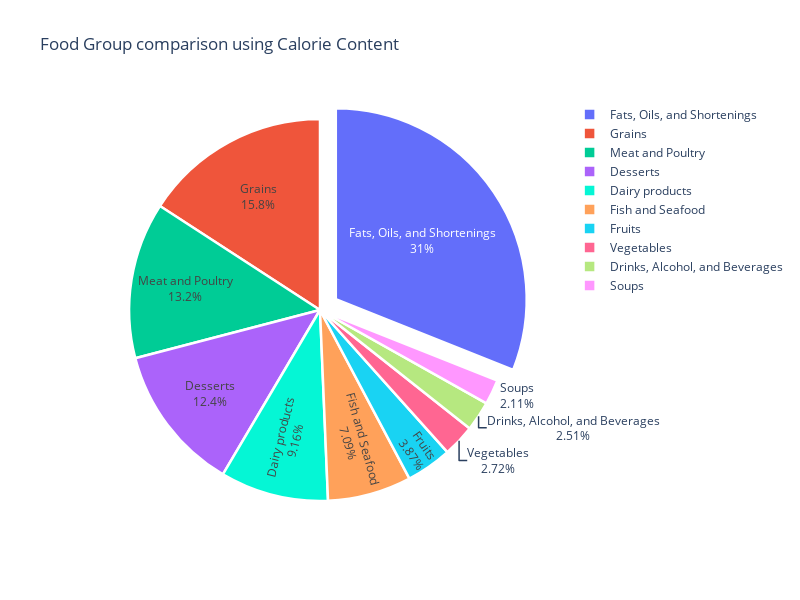

Here is the notebook cell this chart was saved with:
### Markdown cell above
**Grains** have the highest fiber content

### Code cell
category_dist = nutrition.groupby(['Category']).mean()
category_dist
fig = go.Figure(go.Pie(values=category_dist['Calories'].values, text=category_dist.index, labels=category_dist.index, pull=[0,0,0.,0.1,0,0,0,0,0,0],
                marker=dict(colors=['#05f6d5'], line=dict(color='#FFFFFF', width=2.5))))
fig.update_layout(title_text="Food Group comparison using Calorie Content",height=600, width=800)
fig.show()

### Figure 1 — Plotly figure (JSON) as saved in the notebook; plotly's stock layout.template omitted (floating-point values rounded to 4 significant figures)
{"data": [{"labels": ["Dairy products", "Desserts", "Drinks, Alcohol, and Beverages", "Fats, Oils, and Shortenings", "Fish and Seafood", "Fruits", "Grains", "Meat and Poultry", "Soups", "Vegetables"], "marker": {"colors": ["#05f6d5"], "line": {"color": "#FFFFFF", "width": 2.5}}, "pull": [0, 0, 0, 0.1, 0, 0, 0, 0, 0, 0], "text": ["Dairy products", "Desserts", "Drinks, Alcohol, and Beverages", "Fats, Oils, and Shortenings", "Fish and Seafood", "Fruits", "Grains", "Meat and Poultry", "Soups", "Vegetables"], "type": "pie", "values": [2.063, 2.8, 0.5646, 6.983, 1.596, 0.87, 3.562, 2.98, 0.476, 0.6123]}], "layout": {"height": 600, "title": {"text": "Food Group comparison using Calorie Content"}, "width": 800}}
